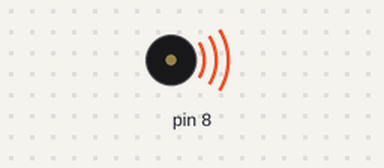
A sketch run on a simulated Arduino Uno, built with avr-gcc and run on an emulated ATmega328P. Shown: buzzer (waves = sounding).

Above: at 0.2 s.
Timing chart, 0 to 4.6 s (numbered marks = the images above):
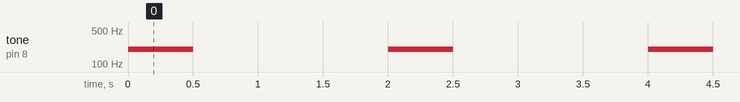

Measured:
- by itself, tone on pin 8: alternates 200 Hz for 0.50 s and silent for 1.5 s

The sketch:

sound_if_Internet_connection.ino
```cpp
#include "pitches.h"

int duration = 500;  // 500 miliseconds

void setup() {

}

void loop() {
    // pin8 output the voice, every scale is 0.5 sencond
    tone(8, 200, duration);
    // Output the voice after several minutes
    delay(1000);


  // restart after two seconds
  delay(1000);
}
```
